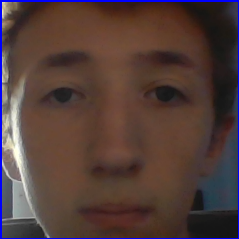
#> input picture LBHP/myimage14.png, 239 x 239 px, given in place of TestImage.png, which was not available
$ python LBPHCustom.py
#> lines starting #> are read from the running program, lines starting #| are printed output that depends on the picture; pictures that were not available may be replaced by others from this repository, and a replacement may not be noted
### helper.py
# For the Texture analysis
import numpy as np
import math
from PIL import Image
import cv2
import matplotlib as plt

# For the Datastore
import os
import pyrebase
import urllib


def local_binary_pattern(image):

    """
    Inputs:
        image {type: Array[r,c]} image of the intended image to be calculated

    Outputs:
        FinalArray {type: List[r,c]} Array of the LBP points for each pixel
    """
#> called with image = 'tmp/TestImage.png'
    try:
        image = cv2.cvtColor(np.array(Image.open(image), np.uint8), cv2.COLOR_RGB2GRAY)
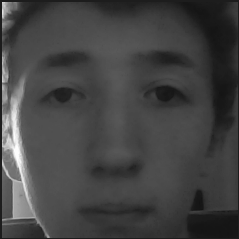
#> image: shape (239, 239); min 19, max 254, mean 67.4
    except:
        image = np.array(Image.open(image), np.uint8)
    Height = math.ceil((len(image)))
#> Height = 239
    array = image.tolist()
#> array = 239 items
    SingleRow, rows, Row, grids, LocalBinaryImageList, FinalArray = [], [], [], [], [], []

    # Splits photo into 3 long groupings
    for row in range(len(array)):
        for column in range(len(array)):
            SingleRow.append(array[row][column:column + 3])
        SingleRow.append("NEW LINE")
#> after the loop, SingleRow = 57360 items
    for x in range(len(SingleRow)):
        if SingleRow[x] == "NEW LINE":
            rows.append(Row)
            Row = []
        else:
            Row.append(SingleRow[x])
#> after the loop, rows = 239 items

    # Creates 2D array of the 3 rows
    for row in range(len(rows)):
        grids_row = []
        for column in range(len(rows)):
            grid = []
            grid.append(rows[row][column])
            try:
                grid.append(rows[row + 1][column])
            except IndexError:
                grid.append([0] * 3)
            try:
                grid.append(rows[row + 2][column])
            except IndexError:
                grid.append([0] * 3)
            grids_row.append(grid)
        grids.append(grids_row)
#> after the loop, grids = 239 items

    for value in grids:
        for Grid in value:
            for i in range(0, 3):
                Extend = False
                try:
                    # Checking if list contains a 2nd element
                    Item = Grid[i][1]
                except IndexError:
                    Grid[i].append(0)
                    Extend = True
                try:
                    # Checking if list contains a 3rd element, if item is 0 from the previous statement, another 0 is added
                    Item = Grid[i][2]
                    if Item == 0 and Extend == True:
                        Grid[i].append(0)
                except IndexError:
                    Grid[i].append(0)
            Binary = ""
            try:
                Central = Grid[1][1]
            except:
                Central = 0
            for i in range(len(Grid)):
                for j in range(len(Grid[i])):
                    if j == 1 and i == 1:
                        continue
                    else:
                        try:
                            if Grid[i][j] < Central:
                                Binary += "0"
                            else:
                                Binary += "1"
                        except:
                            print("[INFO] Error between lists and strings, rare occurence.")
            LocalBinaryImageList.append(int(Binary, 2))
#> after the loop, LocalBinaryImageList = 57121 items

    for x in range(0, len(LocalBinaryImageList), Height):
        FinalArray.append(LocalBinaryImageList[x:x + Height]) # Splitting long array into arrays of the length of the image
#> this loop made 239 passes
#> x on passes 2 to 4: 239, 478, 717
#> after the loop, FinalArray = 239 items

    return FinalArray

def hist(array):

    """
    Inputs:
        array {Type: array[r,c]} Numpy array of the LBP points

    Outputs:
        hist {Type: array} Numpy array of the generated histogram for the points

    """

    array = np.array(array, np.uint8)
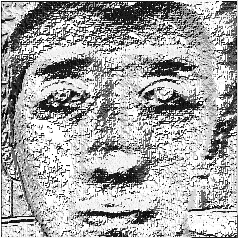
#> array: shape (239, 239); min 0, max 255, mean 168.6
    (hist, _) = np.histogram(array.ravel(), bins = np.arange(0,11))
#> hist = [278, 51, 276, 127, 71, 7, 175, 461, 141, 135]
    hist = hist.astype("float")
    hist /= (hist.sum() + 1e-6)
#> hist = [0.161, 0.0296, 0.16, 0.0738, 0.0412, 0.00407, 0.102, 0.268, 0.0819, 0.0784]

    return hist

# [102 lines left out: functions euclidean_distance, User_IDs, backup_files, show_hist, not called in this run]

### LBPHCustom.py
from helper import local_binary_pattern, hist, euclidean_distance

import numpy as np
from PIL import Image
import cv2
import matplotlib.pyplot as plt

img = "Faces/Seb Atkins/myimage2.png"
GreyImage = "tmp/TestImage.png"
GreyImage2 = "Faces/Oscar White/myimage1.png"

Labels = ["Seb", "James", "Oscar", "Seb"]
Lowest_val = 1000000

# Remove if wanting to display the LBP image
"""
img = local_binary_pattern("Swag2.png")
plt.imshow(img, cmap = "gray", vmin = 0, vmax = 255)
plt.show()
"""

# Remove if wanting to guess the person

lbp1 = hist(local_binary_pattern(GreyImage))
#> lbp1 has the same summary as hist in hist
lbp2 = hist(local_binary_pattern(GreyImage2))
#> call 2 of local_binary_pattern, with image = 'Faces/Oscar White/myimage1.png'
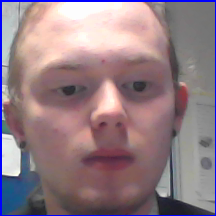
#> input picture Faces/Oscar White/myimage1.png, 216 x 216 px
#> in local_binary_pattern (call 2), `image = cv2.cvtColor(np.array(Image.open(image), np.uint8), cv2.COLOR_..`:
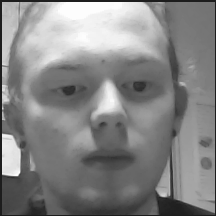
#> image: shape (216, 216); min 29, max 253, mean 132.6
#> in local_binary_pattern (call 2), `Height = math.ceil((len(image)))`: Height = 216
#> in local_binary_pattern (call 2), `array = image.tolist()`: array = 216 items
#> after the loop in local_binary_pattern (call 2), `for row in range(len(array)):`: SingleRow = 46872 items
#> after the loop in local_binary_pattern (call 2), `for x in range(len(SingleRow)):`: rows = 216 items
#> after the loop in local_binary_pattern (call 2), `for value in grids:`: LocalBinaryImageList = 46656 items
#> the loop in local_binary_pattern (call 2), `for x in range(0, len(LocalBinaryImageList), Height):` made 216 passes
#> x on passes 2 to 4: 216, 432, 648
#> after the loop in local_binary_pattern (call 2), `for x in range(0, len(LocalBinaryImageList), Height):`: FinalArray = 216 items
#> in hist (call 2), `array = np.array(array, np.uint8)`:
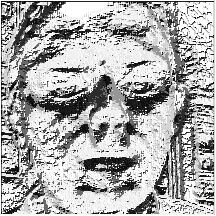
#> array: shape (216, 216); min 0, max 255, mean 171.5
#> in hist (call 2), `(hist, _) = np.histogram(array.ravel(), bins = np.arange(0,11))`: hist = [128, 18, 132, 96, 16, 2, 94, 217, 125, 90]
#> in hist (call 2), `hist /= (hist.sum() + 1e-6)`: hist = [0.139, 0.0196, 0.144, 0.105, 0.0174, 0.00218, 0.102, 0.236, 0.136, 0.098]
#> lbp2 has the same summary as hist in hist
"""

People = []
People.append(GreyImage)
People.append(GreyImage2)
People.append(GreyImage3)

TargetHist = hist(local_binary_pattern(People[0]))

Hists = []
for person in People:
    Hists.append(hist(local_binary_pattern(person)))

for x in range(len(Hists)):
    val = euclidean_distance(TargetHist, Hists[x])
    print(f"val for {Labels[x]} is {val} ")
    if val < Lowest_val:
        Lowest_val = val
        person = Labels[x]

print(f"Person in image is: {person}, target was {Labels[0]}")
"""


# Remove if wanting to print the histograms
vals = range(len(lbp1))
plt.figure(figsize=(10,8))
plt.subplot(231); plt.bar(vals,lbp1); plt.title("Test"); plt.axis = ("off")
#plt.subplot(232); plt.bar(vals,lbp2); plt.title("Oscar"); plt.axis = ("off")
plt.show()
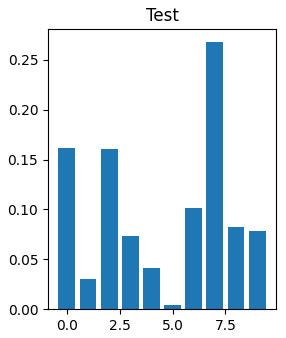
#> figure drawn by matplotlib, 1 panel; tallest bar 0.268 high, from x = 6.6 to 7.4
